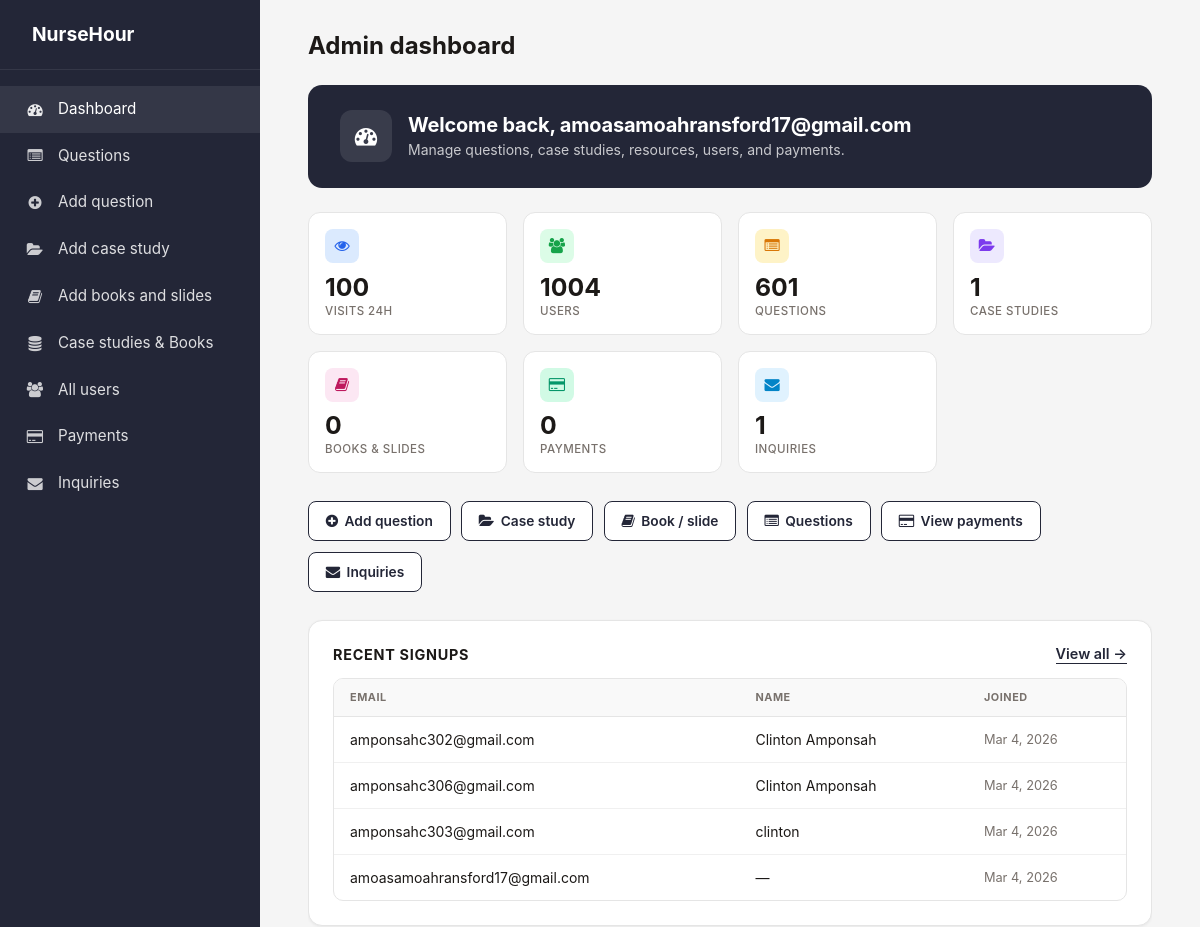
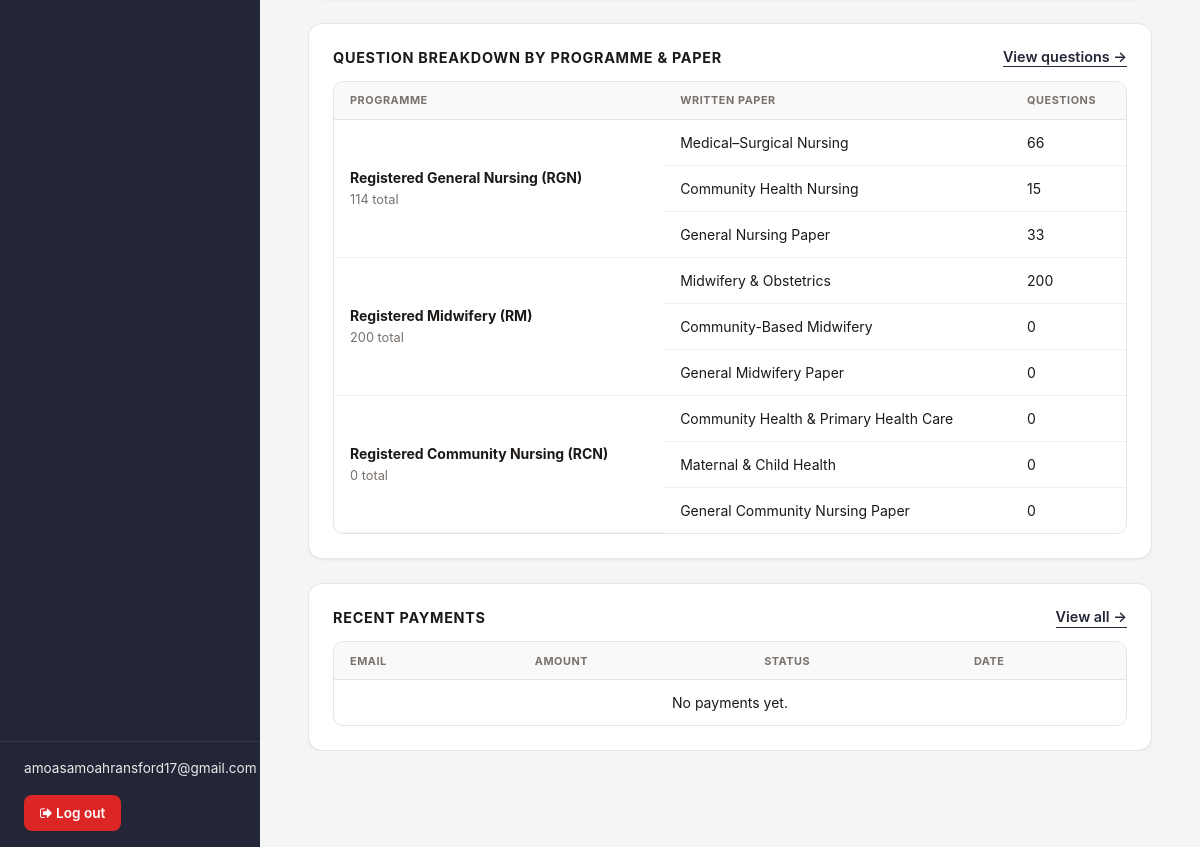
Before: /admin-dashboard/ (signed in) with the older database file (2 pictures, top to bottom).
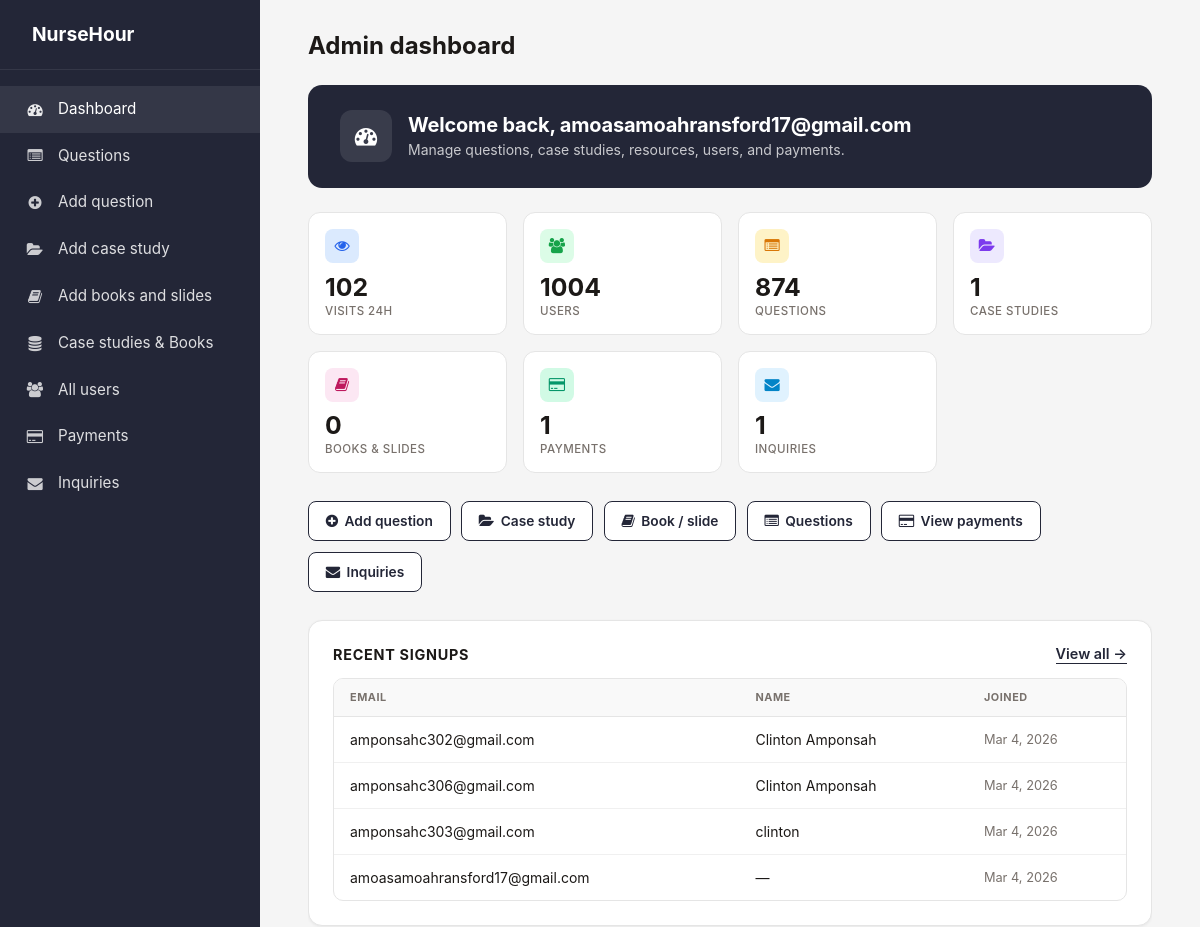
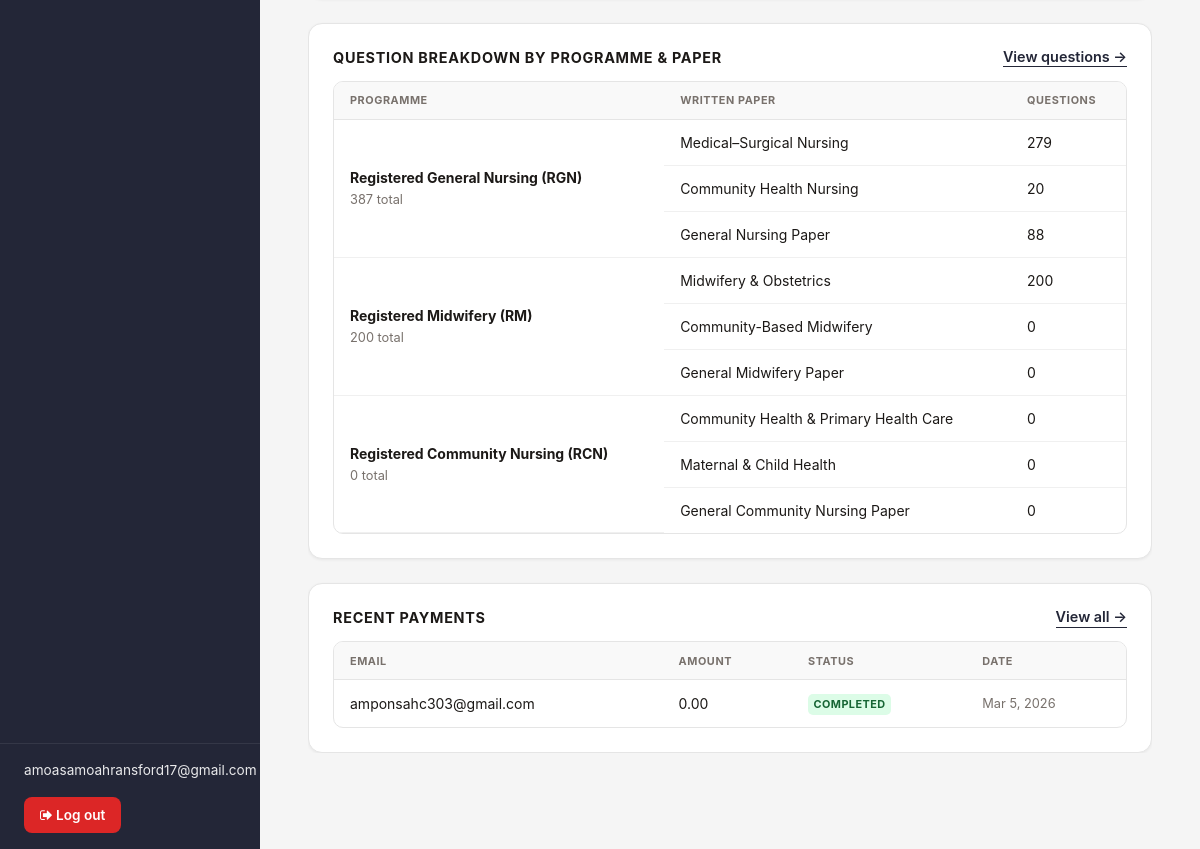
After: the same page with the newer database file (2 pictures, top to bottom).
### website/models.py (models this page shows)
class Payment(models.Model):
    STATUS_CHOICES = [('pending', 'Pending'), ('completed', 'Completed'), ('failed', 'Failed'), ('refunded', 'Refunded')]
    user_email = models.EmailField(blank=True)
    amount = models.DecimalField(max_digits=12, decimal_places=2)
    status = models.CharField(max_length=20, choices=STATUS_CHOICES, default='pending')
    description = models.CharField(max_length=255, blank=True)
    created_at = models.DateTimeField(auto_now_add=True)
    class Meta:
        ordering = ['-created_at']

### website/views.py (the view)
    def wrapped(request, *args, **kwargs):
        if not request.user.is_authenticated:
            return redirect(settings.LOGIN_URL + '?next=' + request.path)
        if not _is_admin_user(request.user):
            return redirect('website:dashboard')
        return view_func(request, *args, **kwargs)

### website/views.py (called while the page is built)
def _is_admin_user(user):
    return user and user.is_authenticated and getattr(settings, 'ADMIN_EMAIL', None) and user.email == settings.ADMIN_EMAIL

def admin_required(view_func):
    def wrapped(request, *args, **kwargs):
        if not request.user.is_authenticated:
            return redirect(settings.LOGIN_URL + '?next=' + request.path)
        if not _is_admin_user(request.user):
            return redirect('website:dashboard')
        return view_func(request, *args, **kwargs)
    return wrapped

### templates/website/admin_dashboard.html (shortened to what the changed rows need)
{% extends 'dashboard_base.html' %}
{% load static %}
{% block page_title %}Admin dashboard{% endblock %}
{% block content %}
<div class="adm-wrap">
    <div class="adm-hero">
        <div class="adm-hero__text">
            <h2>Welcome back, {{ user.get_short_name|default:user.email }}</h2>
            <p>Manage questions, case studies, resources, users, and payments.</p>
        </div>
    </div>
    <div class="adm-stats">
        <a href="{% url 'website:admin_dashboard' %}" class="adm-stat">
            <div class="adm-stat__icon adm-stat__icon--visits"><i class="fa fa-eye" aria-hidden="true"></i></div>
            <p class="adm-stat__value">{{ visits_24h }}</p>
            <p class="adm-stat__label">Visits 24h</p>
        </a>
        <a href="{% url 'website:admin_questions_list' %}" class="adm-stat">
            <div class="adm-stat__icon adm-stat__icon--questions"><i class="fa fa-list-alt" aria-hidden="true"></i></div>
            <p class="adm-stat__value">{{ question_count }}</p>
            <p class="adm-stat__label">Questions</p>
        </a>
        <a href="{% url 'website:admin_payments' %}" class="adm-stat">
            <div class="adm-stat__icon adm-stat__icon--payments"><i class="fa fa-credit-card" aria-hidden="true"></i></div>
            <p class="adm-stat__value">{{ payment_count }}</p>
            <p class="adm-stat__label">Payments</p>
        </a>
    </div>
    <div class="adm-sections">
        <div class="adm-section">
            <div class="db-card">
                <h2 class="adm-section__title">
                    Recent signups
                    <a href="{% url 'website:admin_all_users' %}">View all &rarr;</a>
                </h2>
                <div class="adm-table-wrap">
                    <table class="adm-table">
                        <thead>
                            <tr>
                                <th>Email</th>
                                <th>Name</th>
                                <th>Joined</th>
                            </tr>
                        </thead>
                        <tbody>
                            {% for u in recent_users %}
                            <tr>
                                <td>{{ u.email }}</td>
                                <td>{{ u.get_full_name|default:"—" }}</td>
                                <td class="adm-table--muted">{{ u.date_joined|date:"M j, Y" }}</td>
                            </tr>
                            {% empty %}
                            <tr><td colspan="3" class="adm-empty">No users yet.</td></tr>
                            {% endfor %}
                        </tbody>
                    </table>
                </div>
            </div>
        </div>
        <div class="adm-section">
            <div class="db-card">
                <h2 class="adm-section__title">
                    Question breakdown by programme &amp; paper
                    <a href="{% url 'website:admin_questions_list' %}">View questions &rarr;</a>
                </h2>
                <div class="adm-table-wrap">
                    <table class="adm-table">
                        <thead>
                            <tr>
                                <th>Programme</th>
                                <th>Written paper</th>
                                <th>Questions</th>
                            </tr>
                        </thead>
                        <tbody>
                            {% for block in question_breakdown %}
                                {% for row in block.rows %}
                                <tr>
                                    {% if forloop.first %}
                                    <td rowspan="{{ block.rows|length }}">
                                        <strong>{{ block.program_label }}</strong><br>
                                        <span class="adm-table--muted">{{ block.total }} total</span>
                                    </td>
                                    {% endif %}
                                    <td>{{ row.paper_label }}</td>
                                    <td>{{ row.count }}</td>
                                </tr>
                                {% endfor %}
                            {% empty %}
                                <tr><td colspan="3" class="adm-empty">No questions yet.</td></tr>
                            {% endfor %}
                        </tbody>
                    </table>
                </div>
            </div>
        </div>
        <div class="adm-section">
            <div class="db-card">
                <h2 class="adm-section__title">
                    Recent payments
                    <a href="{% url 'website:admin_payments' %}">View all &rarr;</a>
                </h2>
                <div class="adm-table-wrap">
                    <table class="adm-table">
                        <thead>
                            <tr>
                                <th>Email</th>
                                <th>Amount</th>
                                <th>Status</th>
                                <th>Date</th>
                            </tr>
                        </thead>
                        <tbody>
                            {% for p in recent_payments %}
                            <tr>
                                <td>{{ p.user_email|default:"—" }}</td>
                                <td>{{ p.amount }}</td>
                                <td><span class="adm-badge adm-badge--{{ p.status }}">{{ p.get_status_display }}</span></td>
                                <td class="adm-table--muted">{{ p.created_at|date:"M j, Y" }}</td>
                            </tr>
                            {% empty %}
                            <tr><td colspan="4" class="adm-empty">No payments yet.</td></tr>
                            {% endfor %}
                        </tbody>
                    </table>
                </div>
            </div>
        </div>
    </div>
</div>
{% endblock %}

### templates/dashboard_base.html (shortened to what this page needs)
{% load static %}
<!DOCTYPE html>
<html lang="en">
<head>
    <link rel="stylesheet" href="{% static 'css/bootstrap.min.css' %}">
    <link rel="stylesheet" href="https://cdn.jsdelivr.net/npm/font-awesome@4.7.0/css/font-awesome.min.css">
</head>
<body class="db-body">
    <div class="db-root">
        <aside class="db-sidebar">
            <div class="db-sidebar__logo">
                <a href="{% url 'website:home' %}">
                    NurseHour
                </a>
            </div>
            <nav class="db-sidebar__nav">
                {% block sidebar_nav %}{% endblock %}
            </nav>
            <div class="db-sidebar__user">
                <div class="db-sidebar__user-name">{{ user.get_short_name|default:user.email }}</div>
                <a href="{% url 'website:logout' %}" class="db-sidebar__logout"><i class="fa fa-sign-out"></i> Log out</a>
            </div>
        </aside>
        <main class="db-main">
            <div class="db-main__inner">
                <h1 class="db-main__title">{% block page_title %}Dashboard{% endblock %}</h1>
                {% block content %}{% endblock %}
            </div>
        </main>
    </div>
</body>
</html>

Changed rows visible on the page:
added Payment: user_email "amponsahc303@gmail.com", amount "0.00", status "COMPLETED", created_at "Mar 5, 2026"
Other visible differences:
{{ visits_24h }}: "100" → "102"
{{ question_count }}: "601" → "874"
{{ payment_count }}: "0" → "1"
list line gone: "Registered General Nursing (RGN) 114 total Medical–Surgical Nursing 66 Community Health Nursing 15 General Nursing Paper 33"
new list line: "Registered General Nursing (RGN) 387 total Medical–Surgical Nursing 279 Community Health Nursing 20 General Nursing Paper 88"
text no longer shown: "No payments yet."
